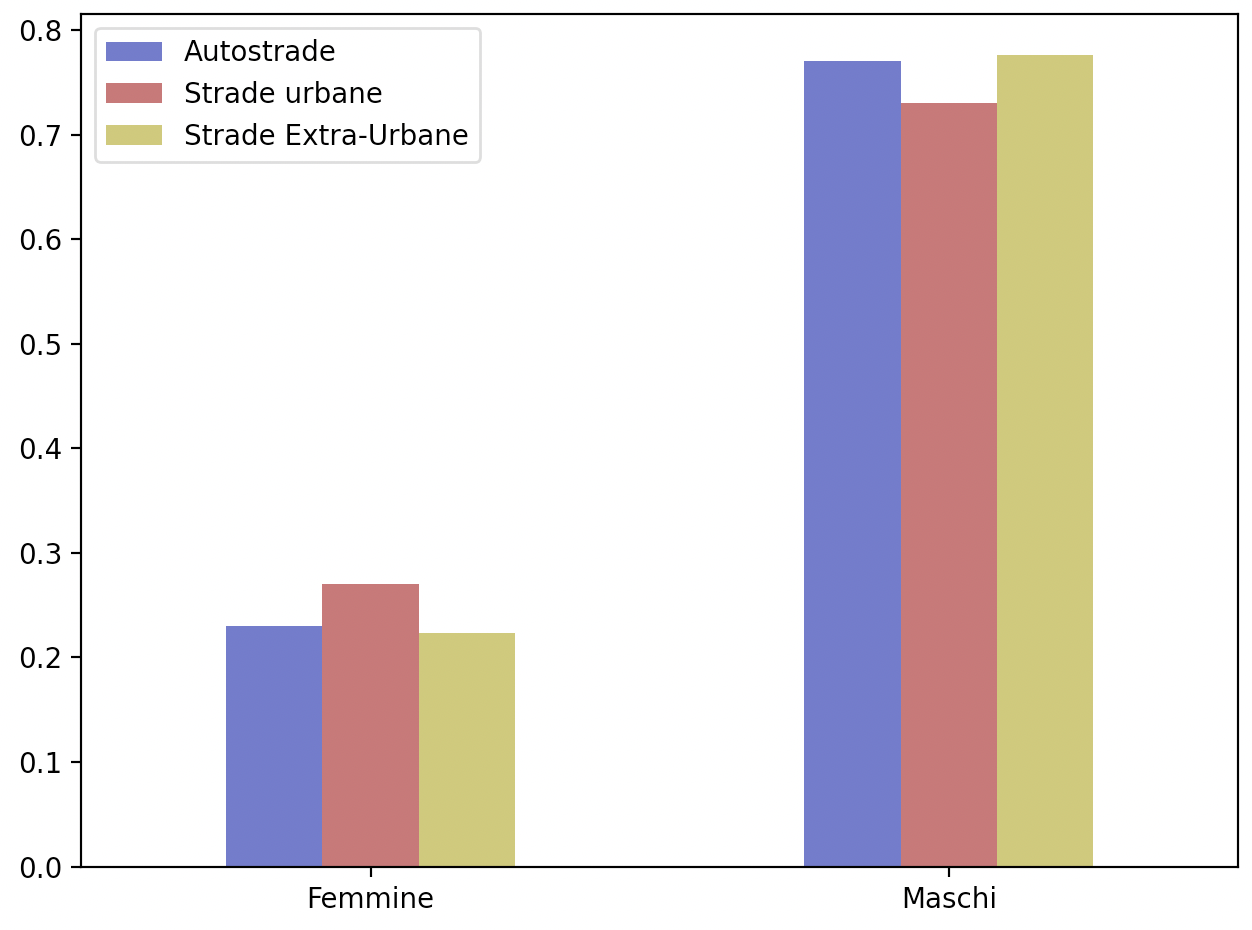

This figure's Python source:

import pandas as pd
import matplotlib.pyplot as plt
import sys
sys.path.append("src/")
import label_utils

path = "dataset/incidenti/incidenti_2018.txt"

data = pd.read_csv(path, sep="\t")

strade_urbane = data[(data['localizzazione_incidente'] == 1) | (data['localizzazione_incidente'] == 2) | (data['localizzazione_incidente'] == 3)]['veicolo__a___sesso_conducente']
strade_extraurbane = data[(data['localizzazione_incidente'] == 4) | (data['localizzazione_incidente'] == 5) | (data['localizzazione_incidente'] == 6)]['veicolo__a___sesso_conducente']
autostrade = data[data['localizzazione_incidente'] == 7]['veicolo__a___sesso_conducente']

strade_urbane = strade_urbane[strade_urbane != ' '].astype(int)
strade_extraurbane = strade_extraurbane[strade_extraurbane != ' '].astype(int)
autostrade = autostrade[autostrade != ' '].astype(int)

strade_extraurbane = label_utils.join_labels(strade_extraurbane, "dataset/incidenti/Classificazioni/veicolo__a___sesso_conducente.csv").value_counts(normalize=True).sort_index()
strade_urbane = label_utils.join_labels(strade_urbane, "dataset/incidenti/Classificazioni/veicolo__a___sesso_conducente.csv").value_counts(normalize=True).sort_index()
autostrade = label_utils.join_labels(autostrade, "dataset/incidenti/Classificazioni/veicolo__a___sesso_conducente.csv").value_counts(normalize=True).sort_index()

pd.DataFrame(
   [strade_extraurbane, strade_urbane, autostrade], 
   index=['Autostrade', 'Strade urbane', 'Strade Extra-Urbane']
   ).transpose().plot.bar(color = ['#5f64c6', '#c65f64', '#c6c15f'])
plt.xticks(rotation=0)
plt.tight_layout()
plt.show()
